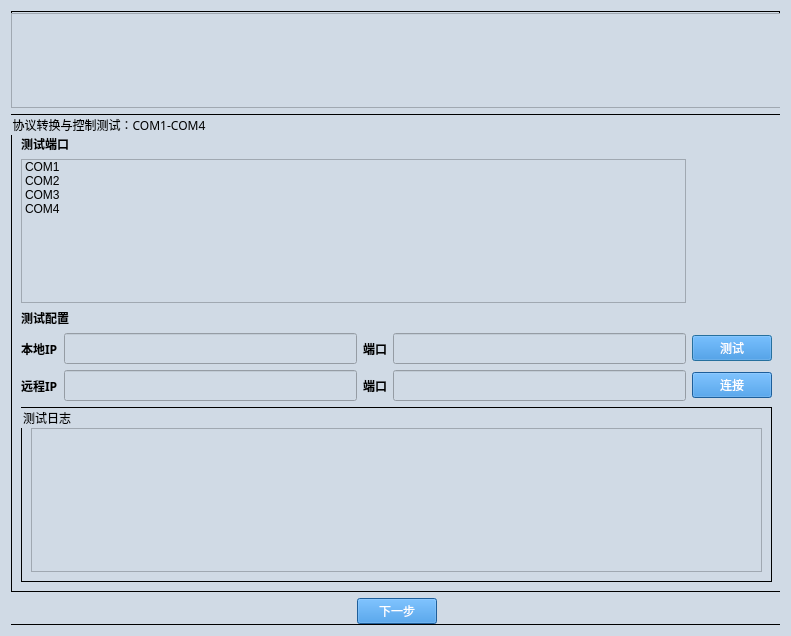
<?xml version="1.0" encoding="UTF-8"?>
<ui version="4.0">
 <class>Dialog</class>
 <widget class="QDialog" name="Dialog">
  <property name="geometry">
   <rect>
    <x>0</x>
    <y>0</y>
    <width>791</width>
    <height>636</height>
   </rect>
  </property>
  <property name="font">
   <font>
    <family>Microsoft YaHei</family>
    <pointsize>14</pointsize>
   </font>
  </property>
  <property name="windowTitle">
   <string>Dialog</string>
  </property>
  <property name="styleSheet">
   <string notr="true">QDialog{
background-color:#D0DAE5;
}

QTextBrower{
background-color:#D0DAE5;
}

QLineEdit{
background-color:#D0DAE5;
}

QWidget{
background-color:#D0DAE5;
}

QStackedWidget{
background-color:#D0DAE5;
}

QHeaderView{
background-color:#D0DAE5;
}

QLabel{
font-size:12px;
font-family:Microsoft YaHei;
background-color:#D0DAE5;
}

QPushButton{         /*按钮自适应拉伸背景*/
border-width: 2px 15px 2px 15px;
background-color:#2884D8;
color: #FFFFFF;
font-size:12px;
font-family:Microsoft YaHei;
}

QGroupBox{
font-size:12px;
font-family:Microsoft YaHei;
border:1px solid rgb(0, 0, 0); 
}</string>
  </property>
  <layout class="QGridLayout" name="gridLayout_2">
   <item row="0" column="0">
    <widget class="QGroupBox" name="groupBox">
     <property name="title">
      <string/>
     </property>
     <widget class="QWidget" name="layoutWidget">
      <property name="geometry">
       <rect>
        <x>0</x>
        <y>2</y>
        <width>771</width>
        <height>611</height>
       </rect>
      </property>
      <layout class="QVBoxLayout" name="verticalLayout">
       <item>
        <widget class="QTextBrowser" name="textBrowser_contents"/>
       </item>
       <item>
        <widget class="QGroupBox" name="groupBox_2">
         <property name="title">
          <string>协议转换与控制测试：COM1-COM4</string>
         </property>
         <layout class="QGridLayout" name="gridLayout_4">
          <property name="topMargin">
           <number>20</number>
          </property>
          <item row="0" column="0">
           <widget class="QLabel" name="testexecute_page3_label_3">
            <property name="font">
             <font>
              <family>Microsoft YaHei</family>
              <pointsize>-1</pointsize>
              <weight>75</weight>
              <bold>true</bold>
             </font>
            </property>
            <property name="text">
             <string>测试端口</string>
            </property>
           </widget>
          </item>
          <item row="1" column="0">
           <widget class="QListWidget" name="listWidget_com">
            <item>
             <property name="text">
              <string>COM1</string>
             </property>
            </item>
            <item>
             <property name="text">
              <string>COM2</string>
             </property>
            </item>
            <item>
             <property name="text">
              <string>COM3</string>
             </property>
            </item>
            <item>
             <property name="text">
              <string>COM4</string>
             </property>
            </item>
           </widget>
          </item>
          <item row="2" column="0">
           <widget class="QLabel" name="testexecute_page4_label_10">
            <property name="font">
             <font>
              <family>Microsoft YaHei</family>
              <pointsize>-1</pointsize>
              <weight>75</weight>
              <bold>true</bold>
             </font>
            </property>
            <property name="text">
             <string>测试配置</string>
            </property>
           </widget>
          </item>
          <item row="3" column="0">
           <layout class="QGridLayout" name="gridLayout_11">
            <item row="0" column="0">
             <widget class="QLabel" name="testexecute_page4_label_6">
              <property name="font">
               <font>
                <family>Microsoft YaHei</family>
                <pointsize>-1</pointsize>
                <weight>75</weight>
                <bold>true</bold>
               </font>
              </property>
              <property name="text">
               <string>本地IP</string>
              </property>
             </widget>
            </item>
            <item row="0" column="1">
             <widget class="QLineEdit" name="lineEdit_local_ip">
              <property name="font">
               <font>
                <family>Microsoft YaHei</family>
                <pointsize>12</pointsize>
               </font>
              </property>
             </widget>
            </item>
            <item row="0" column="2">
             <widget class="QLabel" name="testexecute_page4_label_7">
              <property name="font">
               <font>
                <family>Microsoft YaHei</family>
                <pointsize>-1</pointsize>
                <weight>75</weight>
                <bold>true</bold>
               </font>
              </property>
              <property name="text">
               <string>端口</string>
              </property>
             </widget>
            </item>
            <item row="0" column="3">
             <widget class="QLineEdit" name="lineEdit_local_port">
              <property name="font">
               <font>
                <family>Microsoft YaHei</family>
                <pointsize>12</pointsize>
               </font>
              </property>
             </widget>
            </item>
           </layout>
          </item>
          <item row="3" column="1">
           <widget class="QPushButton" name="pushButton_test">
            <property name="text">
             <string>测试</string>
            </property>
           </widget>
          </item>
          <item row="4" column="0">
           <layout class="QGridLayout" name="gridLayout_12">
            <item row="0" column="0">
             <widget class="QLabel" name="testexecute_page4_label_8">
              <property name="font">
               <font>
                <family>Microsoft YaHei</family>
                <pointsize>-1</pointsize>
                <weight>75</weight>
                <bold>true</bold>
               </font>
              </property>
              <property name="text">
               <string>远程IP</string>
              </property>
             </widget>
            </item>
            <item row="0" column="1">
             <widget class="QLineEdit" name="lineEdit_remote_ip">
              <property name="font">
               <font>
                <family>Microsoft YaHei</family>
                <pointsize>12</pointsize>
               </font>
              </property>
             </widget>
            </item>
            <item row="0" column="2">
             <widget class="QLabel" name="testexecute_page4_label_9">
              <property name="font">
               <font>
                <family>Microsoft YaHei</family>
                <pointsize>-1</pointsize>
                <weight>75</weight>
                <bold>true</bold>
               </font>
              </property>
              <property name="text">
               <string>端口</string>
              </property>
             </widget>
            </item>
            <item row="0" column="3">
             <widget class="QLineEdit" name="lineEdit_remote_port">
              <property name="font">
               <font>
                <family>Microsoft YaHei</family>
                <pointsize>12</pointsize>
               </font>
              </property>
             </widget>
            </item>
           </layout>
          </item>
          <item row="4" column="1">
           <widget class="QPushButton" name="pushButton_remote_link">
            <property name="text">
             <string>连接</string>
            </property>
           </widget>
          </item>
          <item row="5" column="0" colspan="2">
           <widget class="QGroupBox" name="groupBox_3">
            <property name="title">
             <string>测试日志</string>
            </property>
            <layout class="QGridLayout" name="gridLayout_3">
             <property name="topMargin">
              <number>20</number>
             </property>
             <item row="0" column="0">
              <widget class="QTextBrowser" name="textBrowser_log"/>
             </item>
            </layout>
           </widget>
          </item>
         </layout>
        </widget>
       </item>
       <item>
        <layout class="QGridLayout" name="gridLayout">
         <item row="0" column="1">
          <widget class="QPushButton" name="pushButton_next">
           <property name="text">
            <string>下一步</string>
           </property>
          </widget>
         </item>
         <item row="0" column="2">
          <spacer name="horizontalSpacer_2">
           <property name="orientation">
            <enum>Qt::Horizontal</enum>
           </property>
           <property name="sizeHint" stdset="0">
            <size>
             <width>40</width>
             <height>20</height>
            </size>
           </property>
          </spacer>
         </item>
         <item row="0" column="0">
          <spacer name="horizontalSpacer">
           <property name="orientation">
            <enum>Qt::Horizontal</enum>
           </property>
           <property name="sizeHint" stdset="0">
            <size>
             <width>40</width>
             <height>20</height>
            </size>
           </property>
          </spacer>
         </item>
        </layout>
       </item>
      </layout>
     </widget>
    </widget>
   </item>
  </layout>
 </widget>
 <resources>
  <include location="../iconQrc.qrc"/>
 </resources>
 <connections/>
</ui>
